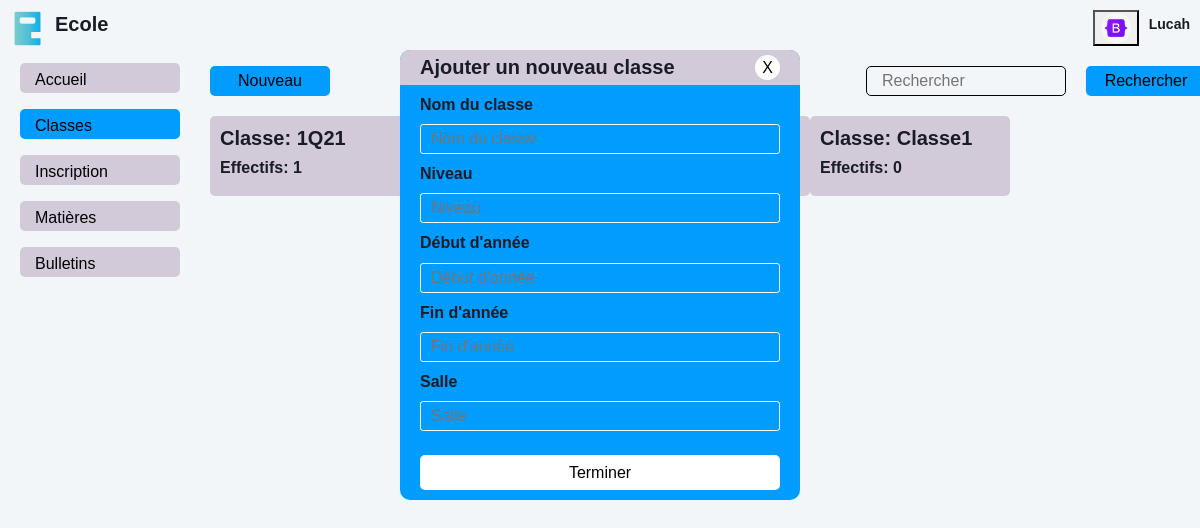
The page /classes/add.php (signed in) on the database its author committed.
### tables this page shows
CREATE TABLE `responsable` (
  `responsable_id` int(10) NOT NULL AUTO_INCREMENT,
  `nom_responsable` varchar(100) NOT NULL,
  `prenom_responsable` varchar(100) NOT NULL,
  `username` varchar(100) NOT NULL,
  `password` varchar(100) DEFAULT NULL,
  `compte` varchar(100) NOT NULL,
  `image` varchar(100) DEFAULT NULL,
  PRIMARY KEY (`responsable_id`),
  UNIQUE KEY `username` (`username`)
);

CREATE TABLE `classes` (
  `classe_id` int(10) NOT NULL AUTO_INCREMENT,
  `nom_classe` varchar(100) NOT NULL,
  `niveau` varchar(50) DEFAULT NULL,
  `annee_debut` year(4) DEFAULT NULL,
  `annee_fin` year(4) DEFAULT NULL,
  `salle` varchar(50) DEFAULT NULL,
  PRIMARY KEY (`classe_id`)
);

CREATE TABLE `eleves` (
  `eleve_id` int(10) NOT NULL AUTO_INCREMENT,
  `numero` int(10) DEFAULT NULL,
  `nom_eleve` varchar(100) DEFAULT NULL,
  `prenom_eleve` varchar(100) DEFAULT NULL,
  `sexe_eleve` varchar(50) DEFAULT NULL,
  `date_naissance` date DEFAULT NULL,
  `lieu_naissance` varchar(50) DEFAULT NULL,
  `status` varchar(50) DEFAULT NULL,
  `adresse` varchar(50) DEFAULT NULL,
  `tel_eleve` varchar(50) DEFAULT NULL,
  `etablissement_orign` varchar(50) DEFAULT NULL,
  `annee_scolaire` varchar(50) DEFAULT NULL,
  `date_inscrit` date DEFAULT NULL,
  `nom_pere` varchar(100) DEFAULT NULL,
  `profession_pere` varchar(50) DEFAULT NULL,
  `tel_pere` varchar(50) DEFAULT NULL,
  `nom_mere` varchar(100) DEFAULT NULL,
  `profession_mere` varchar(50) DEFAULT NULL,
  `tel_mere` varchar(50) DEFAULT NULL,
  `nom_tuteur` varchar(100) DEFAULT NULL,
  `profession_tuteur` varchar(50) DEFAULT NULL,
  `tel_tuteur` varchar(50) DEFAULT NULL,
  `classe_id` int(10) DEFAULT NULL,
  PRIMARY KEY (`eleve_id`),
  KEY `classe_id` (`classe_id`)
);

### classes/add.php (the view, shortened to what this page needs)
<?php
    require "../back/database.php";
    $sql = "SELECT classe_id, nom_classe FROM classes";
    $stmt_classes = $pdo->query($sql);
    $classes = $stmt_classes->fetchAll();
      $sql_compte = "SELECT image FROM responsable WHERE responsable_id = ?";
      $stmt_compte = $pdo->prepare($sql_compte);
      $stmt_compte->execute([$_SESSION['responsable_id']]);
      $comptes = $stmt_compte->fetchAll();
?>
<!DOCTYPE html>
<html lang="en">
<head>
    <link href="../assets/css/bootstrap.min.css" rel="stylesheet">
    <link href="../assets/css/style.css" rel="stylesheet">
</head>
<body>
    <div class="modal-add">
        <form action="../back/classes/addClasse.php" class="add-content" method="POST" style="height: 450px;">
            <div class="tp-add">
                <div class="ttl">
                    <h1>Ajouter un nouveau classe</h1>
                </div>
                <div class="close">
                    <a href="./index.php">X</a>
                </div>
            </div>
            <div class="bd-add">
                <div class="form-group">
                    <div class="label">
                        <h4>Nom du classe</h4>
                    </div>
                    <div class="input">
                        <input type="text" name="nom_classe" placeholder="Nom du classe" required>
                    </div>
                </div>
                <div class="form-group">
                    <div class="label">
                        <h4>Niveau</h4>
                    </div>
                    <div class="input">
                        <input type="text" name="niveau" placeholder="Niveau" required>
                    </div>
                </div>
                <div class="form-group">
                    <div class="label">
                        <h4>Début d'année</h4>
                    </div>
                    <div class="input">
                        <input type="number" name="annee_debut" placeholder="Début d'année" required>
                    </div>
                </div>
                <div class="form-group">
                    <div class="label">
                        <h4>Fin d'année</h4>
                    </div>
                    <div class="input">
                        <input type="number"  name="annee_fin" placeholder="Fin d'année" required>
                    </div>
                </div>
                <div class="form-group">
                    <div class="label">
                        <h4>Salle</h4>
                    </div>
                    <div class="input">
                        <input type="number" name="salle" placeholder="Salle" required>
                    </div>
                </div>
                <div class="form-submit">
                    <button type="submit" name="enregistrer">Terminer</button>
                </div>
            </div>
        </form>
    </div>
    <nav class="navbar navbar-expand sticky-top" style="display: flex; justify-content: space-between; margin: 0; padding: 10px">
            <a  href="./home.php" class="text-primary" style="display: flex; gap: 10px; align-items: center">
                <img src="../assets/img/logo-ecole.png" alt="logo" style="width: 35px">
                <h3 style="font-size: 20px">Ecole</h3>
            </a>
            <div class="menu">
                <?php foreach ( $comptes as $compte ): ?>
                    <button class="btn-menu" id="menu">
                        <?php if (!empty($compte['image'])): ?>
                            <img src="../assets/img/<?= $compte['image'] ?>" alt="Image" width="25">
                        <?php else: ?>
                            M
                        <?php endif; ?>
                    </button>
                <?php endforeach; ?>
            <div class="menu-name">
                <h4><?= $_SESSION['username'] ?></h4>
            </div>
            </div>
    </nav>
    <div class="container-xxl position-relative d-flex p-0" style="margin-top: 100px;">
    <div class="sidebar" style="width: 200px; padding: 0 20px;">
        <nav class="navbar bg-light">
            <div class="navbar-nav w-100" style="margin-top: 25px">
                <ul>
                    <li><a href="../../home.html" class="nav-link">Accueil</a></li>
                    <li><a href="./" class="nav-link active">Classes</a></li>
                    <li><a href="./pages/classes/index.html" class="nav-link">Inscription</a></li>
                    <li><a href="index.php" class="nav-link">Matières</a></li>
                    <li><a href="index.php" class="nav-link">Bulletins</a></li>
                </ul>
            </div>
        </nav>
    </div>
    <div class="col-right">
            <div class="tp">
                <div class="add">
                    <a href="./add.php" class="btn-add">Nouveau</a>
                </div>
                <div class="search">
                    <form action="">
                        <input type="text" placeholder="Rechercher">
                        <button type="submit">Rechercher</button>
                    </form>
                </div>
            </div>
            <div class="bd">
                <div class="carousel-item" style="display: block;">
                    <div class="d-block w-100">
                        <div class="items">
                            <?php if (count($classes) > 0):  ?>
                                <?php  foreach ( $classes as $classe ):
                                    $sql_eleves = "SELECT COUNT(eleve_id), eleve_id AS nombre_eleves FROM eleves WHERE classe_id = ?";
                                    $stmt_eleves = $pdo->prepare($sql_eleves);
                                    $stmt_eleves->execute([$classe['classe_id']]);
                                    $eleves = $stmt_eleves->fetchAll();
                                ?>
                                    <a href="./eleves.php?id=<?php echo $classe['classe_id'] ?>">
                                        <div class="card">
                                            <div class="card-body">
                                                <div class="card-title">
                                                    <h3>Classe: <?= $classe['nom_classe'] ?></h3>
                                                    <?php  foreach ( $eleves as $eleve ): ?>
                                                        <?php if ( $eleve['nombre_eleves'] > 0):  ?>
                                                            <h4>Effectifs: <?= $eleve['nombre_eleves'] ?></h4>
                                                            <?php else: ?>
                                                            <h4>Effectifs: 0</h4>
                                                        <?php endif; ?>
                                                    <?php  endforeach; ?>
                                                </div>
                                            </div>
                                        </div>
                                    </a>
                                <?php  endforeach; ?>
                            <?php else: ?>
                                <h5>Aucun classe trouvé</h5>
                            <?php endif; ?>
                        </div>
                    </div>
                </div>
            </div>
        </div>
</body>
</html>

### assets/css/style.css (style rules this page uses)
:root { --primary: #009CFF; --light: #F3F6F9; --dark: #191C24; }
.modal-add { position: absolute; width: 100%; display: flex; justify-content: center; z-index: 9; }
.modal-add .add-content { opacity: 0; position: relative; top: 50px; width: 400px; height: auto; min-height: 200px; background: #009CFF; border-radius: 10px; overflow: hidden; transition: 1s ease-in-out; }
.modal-add .add-content .tp-add { display: flex; justify-content: space-between; width: 100%; height: 35px; background: #d3cad9; padding: 5px 20px; }
.modal-add .add-content .tp-add .ttl h1 { font-size: 20px; }
.modal-add .add-content .tp-add .close { width: 25px; }
.modal-add .add-content .tp-add .close a { width: 100%; height: 25px; background: #fff; color: #000; border-radius: 50%; display: flex; justify-content: center; align-items: center; text-decoration: none; }
.modal-add .add-content .bd-add { padding: 10px 20px; }
.modal-add .add-content .bd-add .form-group { margin-bottom: 10px; }
.modal-add .add-content .bd-add .form-group .label h4 { font-size: 16px; }
.modal-add .add-content .bd-add .form-group .input { margin-top: 10px; }
.modal-add .add-content .bd-add .form-group .input input, .modal-add .add-content .bd-add .form-group .select select { width: 100%; height: 30px; background: none; border: 1px solid #fff; padding: 5px 10px; color: #fff; outline: none; border-radius: 3px; }
.modal-add .add-content .bd-add .form-submit { position: absolute; width: 90%; bottom: 0; margin-bottom: 10px; }
.modal-add .add-content .bd-add .form-submit button { width: 100%; height: 35px; background: #fff; border: 0; border-radius: 5px; transition: .5s ease-in-out; }
.tp a.btn-add { display: flex; justify-content: center; align-items: center; width: 120px; height: 30px; background: #009CFF; border: none; border-radius: 5px; color: #000; text-decoration: none; }
.sidebar { position: fixed; top: 30px; left: 0; bottom: 0; width: 200px; height: 100vh; overflow-y: auto; transition: 0.5s; z-index: 999; padding: 0 20px; }
@media (min-width: 992px) { .sidebar { margin-left: 0; } }
.navbar.navbar-expand .menu { display: flex; align-items: center; gap: 10px; }
.navbar.navbar-expand .menu button.btn-menu img { width: 30px; height: 30px; border-radius: 50%; }
.navbar.navbar-expand .menu .menu-name { height: 25px; display: flex; }
.navbar.navbar-expand .menu .menu-name h4 { font-size: 14px; }
.sidebar .navbar-nav ul { list-style: none; padding-left: 0; }
.sidebar .navbar-nav .nav-link { height: 30px; padding: 5px 15px; color: #000; font-weight: 500; outline: none; background: #d3cad9; margin-bottom: 1rem; border-radius: 5px; }
.sidebar .navbar-nav .nav-link:hover, .sidebar .navbar-nav .nav-link.active { background: #009CFF; }
.col-right { position: relative; width: 83%; top: -90px; left: 210px; }
.tp { display: flex; justify-content: space-between; }
.tp .search form { display: flex; gap: 20px; }
.tp .search form input { width: 200px; height: 30px; background: none; border: 1px solid #000; padding: 5px 15px; border-radius: 5px; outline: none; }
.tp .search form button { width: 120px; height: 30px; background: #009CFF; border-radius: 5px; border: 0; }
.bd { margin-top: 20px; }
.bd .items { display: grid; grid-template-columns: repeat(5, 1fr); }
.bd .items .card { width: 200px; height: 80px; background: #d3cad9; padding: 10px; border-radius: 5px; transition: .5s ease-in-out; margin-bottom: 10px; z-index: 5; border: 0; }
.bd .items .card .card-body { padding: 0; }
.bd .items .card h3 { font-size: 20px; }
.bd .items .card h4 { font-size: 16px; }
.carousel-item { transition: 1s ease-in-out; }

### rows shown on the page
responsable: image (picture)
classes: nom_classe "1Q21"
eleves: eleve_id "1"
classes: nom_classe "Classe1"

### other values the page prints
$_SESSION['username'] "Lucah"
